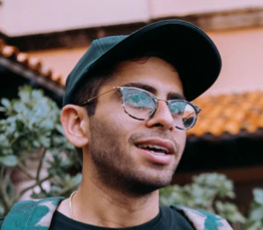
#> input picture Face Recognition App/images, training/me/Capture.PNG, 263 x 230 px, found by its file name; its folder holds only this picture in this run
$ python faceTrain.py
#> lines starting #> are read from the running program, lines starting #| are printed output that depends on the picture
import os
import cv2 as cv
import numpy as np

# folder titles of training images
people = ["me", "not me"]
# get path to haar cascade and images
DIR =r'Face Recognition App\images, training'
haar_cascade = cv.CascadeClassifier('Face Recognition App\haar_face.xml')
# arrays to hold features and classifications
features = []
labels = []

# go through folders
for filename in people:
    path = os.path.join(DIR, filename)
    label = people.index(filename)
    # go through images within folder
    for img in os.listdir(path):
        # turn images into numeric arrays
        img_path = os.path.join(path, img)
        img_array = cv.imread(img_path)
#> img_array is the input picture: shape (230, 263, 3); mean B, G, R 93.6, 98.1, 114.2
        # handle errors in imread
        if img_array is None:
            continue
        # turn images to grayscale
        gray = cv.cvtColor(img_array, cv.COLOR_BGR2GRAY)
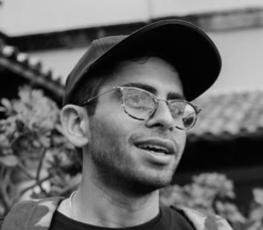
#> gray: shape (230, 263); min 1, max 218, mean 102.4
        # detect faces
        faces_rect = haar_cascade.detectMultiScale(gray, scaleFactor=1.1, minNeighbors=2)
#> faces_rect = [[105, 57, 102, 102]]
        # go through and crop just the face in the images
        for (x,y,w,h) in faces_rect:
                faces_crop = gray[y:y+h, x:x+w]
                # append face data into features
                features.append(faces_crop)
                # append classification
                labels.append(label)
#> this loop made 1 pass
#> pass 1, `faces_crop = gray[y:y+h, x:x+w]`:
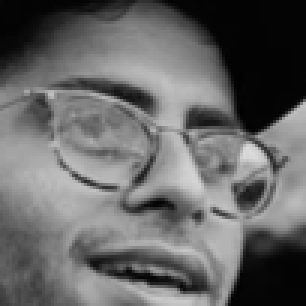
#> faces_crop: shape (102, 102) (shown 3 times larger); min 1, max 218, mean 102.4
#> after the loop, features = 1 item; labels = [0]
#> pass 2 of the loop `for filename in people:`:
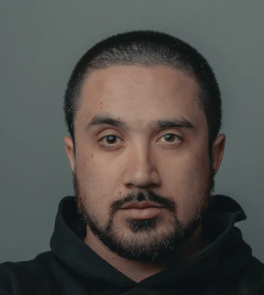
#> input picture Face Recognition App/images, training/not me/Capture3.PNG, 264 x 295 px, found by its file name
#> img_array is the input picture: shape (295, 264, 3); mean B, G, R 74.6, 78.5, 80.6
#> `gray = cv.cvtColor(img_array, cv.COLOR_BGR2GRAY)`:
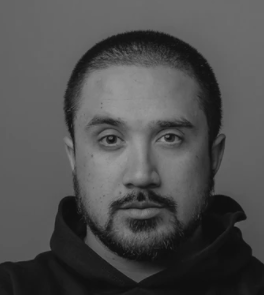
#> gray: shape (295, 264); min 14, max 154, mean 78.6
#> faces_rect = [[55, 70, 171, 171]]
#> the loop `for (x,y,w,h) in faces_rect:` made 1 pass
#> pass 1, `faces_crop = gray[y:y+h, x:x+w]`:
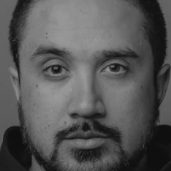
#> faces_crop: shape (171, 171); min 14, max 154, mean 85.8
#> after the loop `for (x,y,w,h) in faces_rect:`: features = 2 items; labels = [0, 1]

# turn features and labels into numpy arrays
features = np.array(features, dtype='object')
labels = np.array(labels)
# create model for face classification
face_recognizer = cv.face.LBPHFaceRecognizer_create()
# train model
face_recognizer.train(features,labels)
# save model data
face_recognizer.save('face_trained.yml')
np.save('features.npy', features)
np.save('labels.npy', labels)
